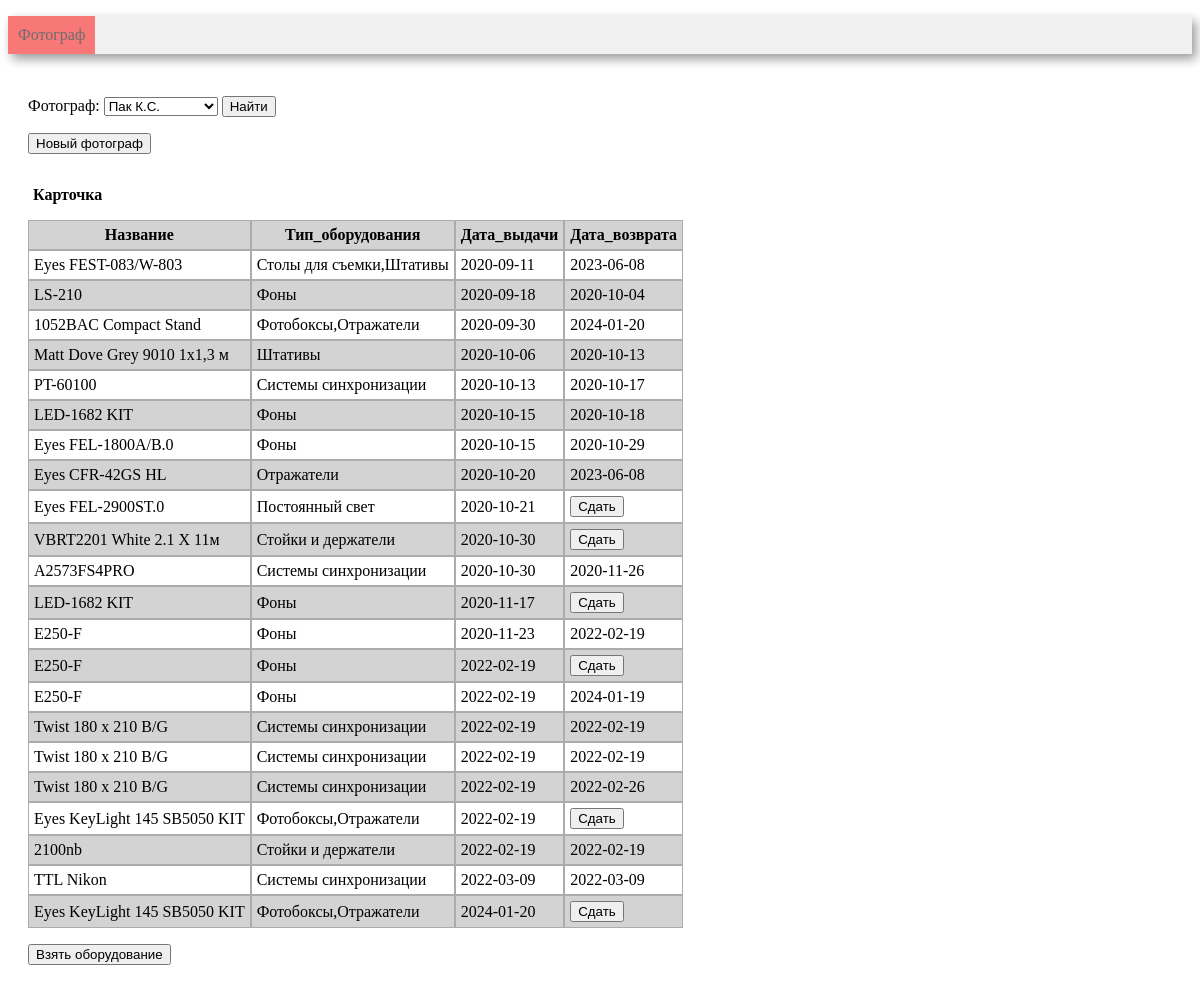
The page / on the database its author committed.
### tables this page shows
CREATE TABLE photographer (
       photographer_id INTEGER PRIMARY KEY AUTOINCREMENT,
           photographer_name VARCHAR(30)
);

CREATE TABLE equipment (
      equipment_id INTEGER PRIMARY KEY AUTOINCREMENT,
          title VARCHAR(80),
     color_id int,
      company_id INT,
      Year_of_delivery INT,
      available_numbers INT,
      FOREIGN KEY  (color_id)  REFERENCES color  (color_id) ON DELETE CASCADE,
      FOREIGN KEY (company_id)  REFERENCES company (company_id) ON DELETE CASCADE
);

CREATE TABLE equipment_photographer (
      equipment_photographer_id INTEGER PRIMARY KEY AUTOINCREMENT,
      equipment_id int,
      photographer_id INT,
          borrow_date DATE,
          return_date DATE,
      FOREIGN KEY (equipment_id)  REFERENCES equipment (equipment_id) ON DELETE CASCADE,
      FOREIGN KEY (photographer_id)  REFERENCES photographer (photographer_id) ON DELETE CASCADE
);

### controllers/index.py (the view)
@app.route('/', methods=["GET"])
def index():
    conn = get_db_connection()
    if request.values.get('photographer'):
        photographer_id = int(request.values.get('photographer'))
        session['photographer_id'] = photographer_id
    elif request.values.get('return_equipment'):
        return_equipment(conn, request.values.get('return_equipment'))
        return redirect(url_for('index'))
    elif "photographer_id" not in session:
        session['photographer_id'] = 1
    df_photographer = get_photographer(conn)
    df_equipment_photographer = get_equipment_photographer(conn, session['photographer_id'])
    html = render_template(
            'index.html',
            photographer_id = session['photographer_id'],
            combo_box = df_photographer,
            equipment_photographer = df_equipment_photographer,
            len = len
    )
    return html

### models/index_model.py (called while the page is built)
def get_photographer(conn):
    return pandas.read_sql('''

        SELECT * FROM photographer

    ''', conn)

def get_equipment_photographer(conn, photographer_id):
    return pandas.read_sql('''

        WITH get_type_of_equipments( equipment_id, type_of_equipments_name)
        AS(
            SELECT equipment_id, GROUP_CONCAT(type_of_equipment_name)
            FROM type_of_equipment JOIN equipment_type_of_equipment USING(type_of_equipment_id)
            GROUP BY equipment_id
        )
        SELECT title AS Название, type_of_equipments_name AS Тип_оборудования,
            borrow_date AS Дата_выдачи, return_date AS Дата_возврата,
            equipment_photographer_id
        FROM
            photographer
            JOIN equipment_photographer USING(photographer_id)
            JOIN equipment USING(equipment_id)
            JOIN get_type_of_equipments USING(equipment_id)
        WHERE photographer.photographer_id = :id
        ORDER BY 3


    ''', conn, params={"id": photographer_id})

### utils.py (called while the page is built)
def get_db_connection():
    connection = sqlite3.connect("photo_studio.sqlite")
    return connection

### templates/index.html (shortened to what this page needs)
<!DOCTYPE html>
<html>
    <head>
        <link rel="stylesheet" type="text/css" href="/static/css/main.css" />
        {% macro render_table(table_name, relation, id) %}
            {% if len(relation) != 0 %}
            <div class="table">
                <p>
                    <b>{{table_name}}</b>
                </p>
                {% set n = len(relation) %}
                <table>
                    <thead>
                        <tr>
                            {% for name in relation.dtypes.index %}
                                {% if name != "equipment_photographer_id" %}
                                    <th>{{name}}</th>
                                {% endif %}
                            {% endfor %}
                        </tr>
                    </thead>
                    <tbody>
                        {% for i in range(n) %}
                        <tr>
                            {% for name in relation.dtypes.index %}
                                {% if name == "Дата_возврата" and relation.loc[i, name] == None and name != "equipment_photographer_id" %}
                                    <td>
                                        <button type="submit" name="return_equipment" value={{relation.loc[i, "equipment_photographer_id"]}}>Сдать</button>
                                    </td>
                                {% elif name != "equipment_photographer_id" %}
                                    <td>
                                        {{relation.loc[i, name]}}
                                    </td>
                                {% endif %}
                            {% endfor %}
                        </tr>
                        {% endfor %}
                    </tbody>
                </table>
            </div>
            {% else %}
            <p>
                Выбранный фотограф не брал оборудование.
            </p>
            {% endif %}
        {% endmacro %}
        {% macro render_select(list, selected_id) %}
            <select name="photographer">
                {% set n = len(list) %}
                {% for i in range(n) %}
                    {% set id_r = list.loc[i, "photographer_id"] %}
                    {% if id_r == selected_id %}
                        <option selected value={{id_r}}>
                    {% else %}
                        <option value="{{id_r}}">
                    {% endif %}
                    {{list.loc[i, "photographer_name"]}}
                    </option>
                {% endfor %}
            </select>
        {% endmacro %}
    </head>
    <body>
        <div class="menu">
            <ul>
                <li class ="active"><a href={{ url_for("index")}}>Фотограф</a></li>
            </ul>
        </div>
        <div class="block">
            <p>
                <form action='' method ="get">
                    Фотограф:
                    {{render_select(combo_box, photographer_id)}}
                    <input type="submit" value="Найти">
                </form>
            </p>
            <p>
                <form action ="{{url_for("new_photographer")}}" method="get">
                    <input type="submit" value="Новый фотограф">
                </form>
            </p>
            <form action="{{url_for("index")}}" method="get">
                {{ render_table("Карточка", equipment_photographer, "equipment_photographer_id") }}
            </form>
            <p>
                <form action ={{url_for("search")}} method="get">
                    <input type="submit" value="Взять оборудование">
                </form>
            </p>
        </div>
    </body>
</html>

### static/CSS/main.css (style rules this page uses)
.menu { background-color: #f1f1f1; box-shadow: 4px 5px 10px rgba(0, 0, 0, 0.4); width: 100%; }
.menu li { display: inline-block; vertical-align: top; padding: 10px; color: #6f6d6d; }
.menu a { text-decoration: none; color: #6f6d6d; }
.menu ul { padding: 0px; }
.active { background-color: #f87777; color: #f8f8f8; }
.block { padding: 10px 20px; }
div.table { display: inline-block; }
div.table table { border-spacing: 0; }
div.table table th, td { border: thin rgb(172, 172, 172) solid; padding: 5px; }
div.table table thead tr, tbody tr:nth-child(2n) { background-color: lightgray; }
body { min-width: 500px; }
.filter_menu p, p :nth-child(n) { padding: 0; margin: 5px; }

### rows shown on the page
photographer: photographer "Пак К.С."
equipment: title "Eyes FEST-083/W-803"
equipment_photographer: borrow_date "2020-09-11" "2023-06-08"
equipment: title "LS-210"
equipment_photographer: borrow_date "2020-09-18" "2020-10-04"
equipment: title "1052BAC Compact Stand"
equipment_photographer: borrow_date "2020-09-30" "2024-01-20"
equipment: title "Matt Dove Grey 9010 1х1,3 м"
equipment_photographer: borrow_date "2020-10-06" "2020-10-13"
equipment: title "PT-60100"
equipment_photographer: borrow_date "2020-10-13" "2020-10-17"
equipment: title "LED-1682 KIT" "LED-1682 KIT"
equipment_photographer: borrow_date "2020-10-15" "2020-10-18"
equipment: title "Eyes FEL-1800A/B.0"
equipment_photographer: borrow_date "2020-10-15" "2020-10-29"
equipment: title "Eyes CFR-42GS HL"
equipment_photographer: borrow_date "2020-10-20" "2023-06-08"
equipment: title "Eyes FEL-2900ST.0"
equipment_photographer: borrow_date "2020-10-21"
equipment: title "VBRT2201 White 2.1 Х 11м"
equipment_photographer: borrow_date "2020-10-30"
equipment: title "A2573FS4PRO"
equipment_photographer: borrow_date "2020-10-30" "2020-11-26"
equipment_photographer: borrow_date "2020-11-17"
equipment: title "E250-F" "E250-F" "E250-F"
equipment_photographer: borrow_date "2020-11-23" "2022-02-19"
equipment_photographer: borrow_date "2022-02-19"
equipment_photographer: borrow_date "2022-02-19" "2024-01-19"
equipment: title "Twist 180 х 210 B/G" "Twist 180 х 210 B/G" "Twist 180 х 210 B/G"
equipment_photographer: borrow_date "2022-02-19" "2022-02-19"
equipment_photographer: borrow_date "2022-02-19" "2022-02-19"
equipment_photographer: borrow_date "2022-02-19" "2022-02-26"
equipment: title "Eyes KeyLight 145 SB5050 KIT" "Eyes KeyLight 145 SB5050 KIT"
equipment_photographer: borrow_date "2022-02-19"
equipment: title "2100nb"
equipment_photographer: borrow_date "2022-02-19" "2022-02-19"
equipment: title "TTL Nikon"
equipment_photographer: borrow_date "2022-03-09" "2022-03-09"
equipment_photographer: borrow_date "2024-01-20"

### other values the page prints
{{ table_name }} "Карточка"
{{ name }} "Название" "Тип_оборудования" "Дата_выдачи" "Дата_возврата"
{{ relation.loc[i, name] }} "Столы для съемки,Штативы" "Фоны" "Фотобоксы,Отражатели" "Штативы" "Системы синхронизации" "Фоны" "Фоны" "Отражатели" "Постоянный свет" "Стойки и держатели" "Системы синхронизации" "Фоны" "Фоны" "Фоны" "Фоны" "Системы синхронизации" "Системы синхронизации" "Системы синхронизации" "Фотобоксы,Отражатели" "Стойки и держатели" "Системы синхронизации" "Фотобоксы,Отражатели"
